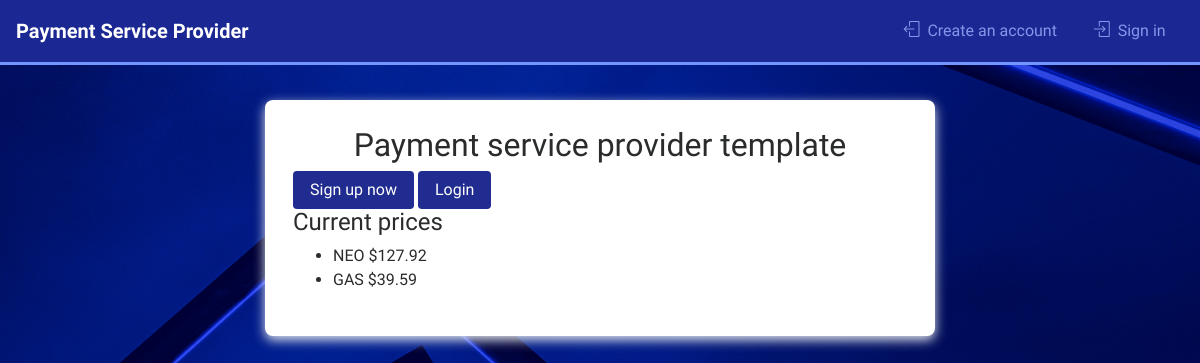
The app's page /, older data.
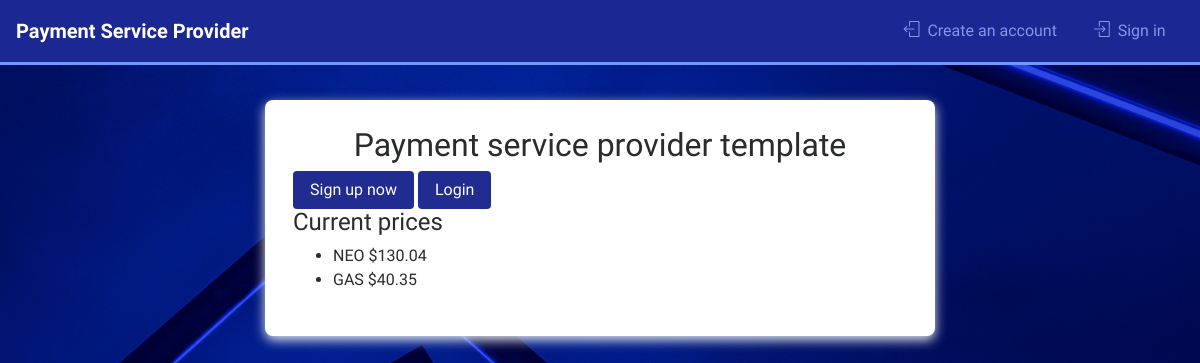
The same page, newer data.
### blockchain/models.py (models this page shows, shortened)
class Price(models.Model):
    asset = models.CharField(max_length=3, choices=ASSET_CHOICES, unique=True)
    usd = models.FloatField(default=0)
    updated_at = models.DateTimeField(auto_now=True)

### nexpsp/context_processors.py (called while the page is built)
def crypto_prices(request):
    ctx = {}
    for price in Price.objects.all():
        ctx['price_%s' % price.asset] = price.usd
    return ctx

### templates/base.html (shortened to what this page needs)
{% load i18n static bootstrap4%}<!DOCTYPE html>
{% get_current_language as LANGUAGE_CODE %}{% get_current_language_bidi as LANGUAGE_BIDI %}
<html lang="{{ LANGUAGE_CODE|default:"en-us" }}" {% if LANGUAGE_BIDI %}dir="rtl"{% endif %}>
<head>
<link rel="stylesheet" href="{% static 'bootstrapv4/css/bootstrap.css' %}">
<link rel="stylesheet" href="{% static 'app_custom.css' %}">
<link rel="stylesheet" href="{% static 'simple-line-icons/simple-line-icons.css' %}">
</head>
{% load i18n humanize %}
<body {% if request.user.pk %}class="loggedin"{%endif%}>
    {% include 'nav.html' %}
<div class="container">
        <div class="content-container">
        {% block content %}
            <div class="card card-block">
                <h2 class="text-center">Payment service provider template</h2>
                <div class="card-text">
                {% if request.user.pk %}
                    <a href="{% url 'purchase' %}" class="btn btn-primary">Purchase Crypto</a>
                {% else %}
                    <a href="{% url 'signup' %}" class="btn btn-primary">Sign up now</a>
                    <a href="{% url 'login' %}" class="btn btn-primary">Login</a>
                {% endif %}
                <h4>Current prices</h4>
                <ul>
                    <li>NEO ${{ price_NEO|floatformat:2 }}</li>
                    <li>GAS ${{ price_GAS|floatformat:2 }}</li>
                </ul>
                </div>
            </div>
        {% endblock %}
        </div>
</div>
</body>
</html>

Row changes from the older to the newer data that the page shows:
changed Price (number 1 of 2 on the later page): usd "127.92" → "130.04"
changed Price (number 2 of 2 on the later page): usd "39.59" → "40.35"
